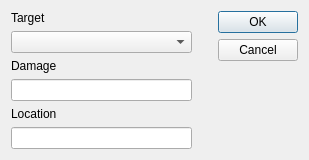
<?xml version="1.0" encoding="UTF-8"?>
<ui version="4.0">
 <class>DamageDialog</class>
 <widget class="QDialog" name="DamageDialog">
  <property name="geometry">
   <rect>
    <x>0</x>
    <y>0</y>
    <width>309</width>
    <height>156</height>
   </rect>
  </property>
  <property name="windowTitle">
   <string>Dialog</string>
  </property>
  <layout class="QGridLayout" name="gridLayout">
   <item row="0" column="2">
    <widget class="QDialogButtonBox" name="buttonBox">
     <property name="orientation">
      <enum>Qt::Vertical</enum>
     </property>
     <property name="standardButtons">
      <set>QDialogButtonBox::Cancel|QDialogButtonBox::Ok</set>
     </property>
    </widget>
   </item>
   <item row="0" column="0">
    <layout class="QVBoxLayout" name="verticalLayout">
     <item>
      <widget class="QLabel" name="label">
       <property name="text">
        <string>Target</string>
       </property>
      </widget>
     </item>
     <item>
      <widget class="QComboBox" name="targetBox">
       <property name="sizePolicy">
        <sizepolicy hsizetype="Expanding" vsizetype="Fixed">
         <horstretch>0</horstretch>
         <verstretch>0</verstretch>
        </sizepolicy>
       </property>
      </widget>
     </item>
     <item>
      <widget class="QLabel" name="label_2">
       <property name="text">
        <string>Damage</string>
       </property>
      </widget>
     </item>
     <item>
      <widget class="QLineEdit" name="dmgBox"/>
     </item>
     <item>
      <widget class="QLabel" name="label_3">
       <property name="text">
        <string>Location</string>
       </property>
      </widget>
     </item>
     <item>
      <widget class="QLineEdit" name="locationBox"/>
     </item>
    </layout>
   </item>
   <item row="0" column="1">
    <spacer name="horizontalSpacer">
     <property name="orientation">
      <enum>Qt::Horizontal</enum>
     </property>
     <property name="sizeType">
      <enum>QSizePolicy::Preferred</enum>
     </property>
     <property name="sizeHint" stdset="0">
      <size>
       <width>20</width>
       <height>20</height>
      </size>
     </property>
    </spacer>
   </item>
  </layout>
 </widget>
 <resources/>
 <connections>
  <connection>
   <sender>buttonBox</sender>
   <signal>rejected()</signal>
   <receiver>DamageDialog</receiver>
   <slot>reject()</slot>
   <hints>
    <hint type="sourcelabel">
     <x>316</x>
     <y>260</y>
    </hint>
    <hint type="destinationlabel">
     <x>286</x>
     <y>274</y>
    </hint>
   </hints>
  </connection>
 </connections>
</ui>
